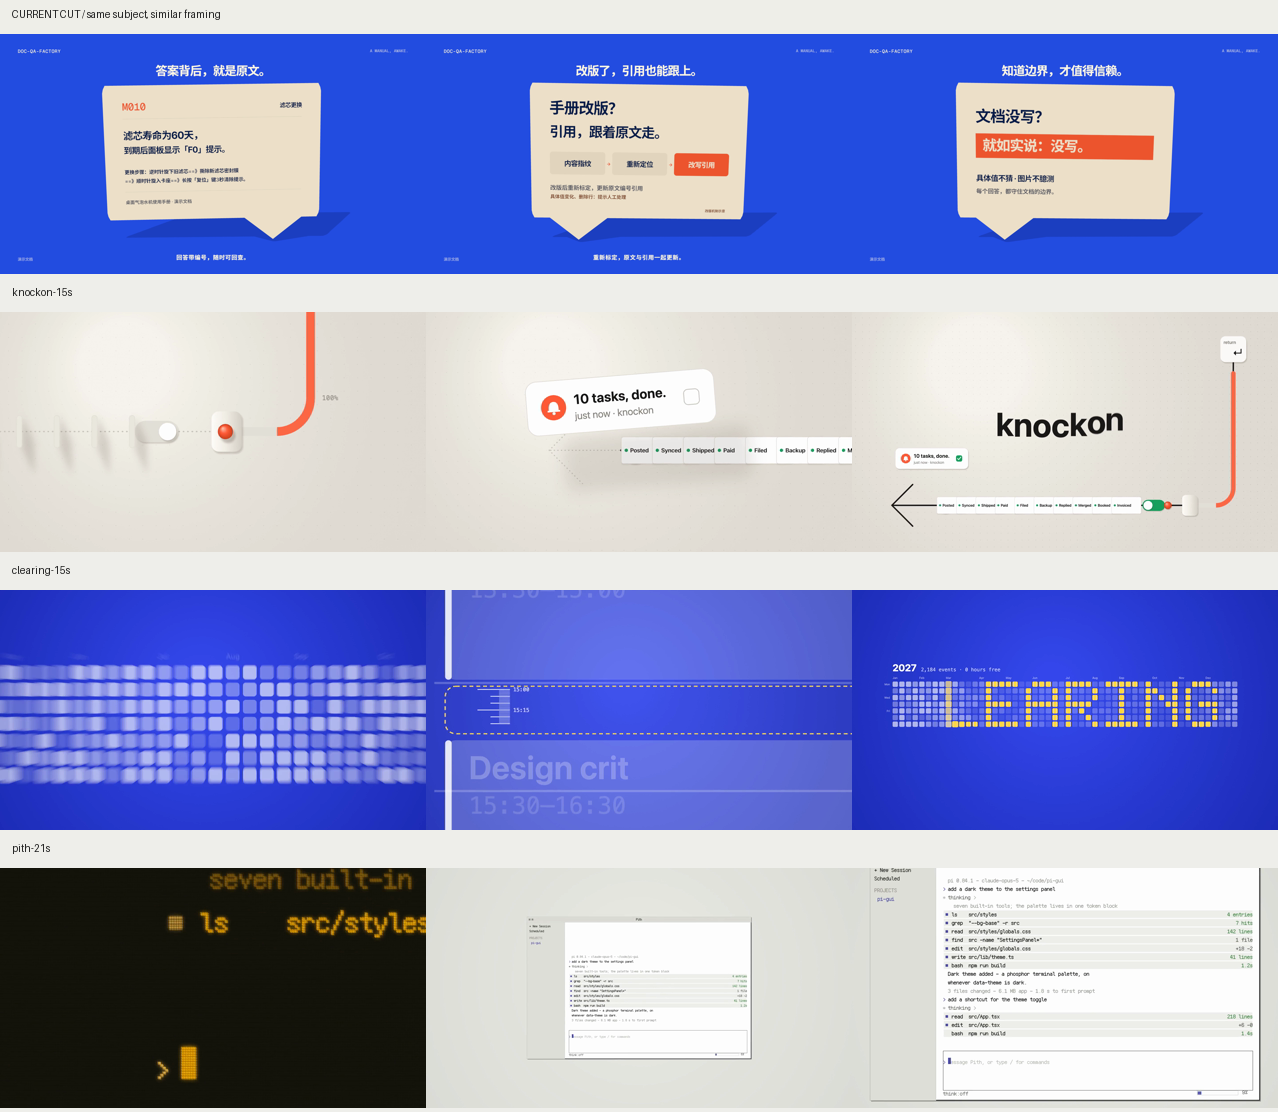

Generate this figure with Python:
from pathlib import Path
from PIL import Image,ImageDraw
root=Path(__file__).resolve().parent
items=[]
row=Image.new('RGB',(1278,278),'#eeeee8');ImageDraw.Draw(row).text((12,8),'CURRENT CUT / same subject, similar framing',fill='#202020')
for i,n in enumerate([2,4,6]):row.paste(Image.open(root/'ours'/f'frame_{n:02d}.png').resize((426,240)),(i*426,34))
items.append(row)
for file,idx in [('overview-2.png',1),('overview-1.png',1),('overview-3.png',2)]:
 sheet=Image.open(root/file);items.append(sheet.crop((0,idx*278,1278,(idx+1)*278)))
board=Image.new('RGB',(1278,278*len(items)),'white')
for i,row in enumerate(items):board.paste(row,(0,i*278))
board.save(root/'comparison.png')
print('wrote comparison.png (actual case frames; not a new-film mockup)')
